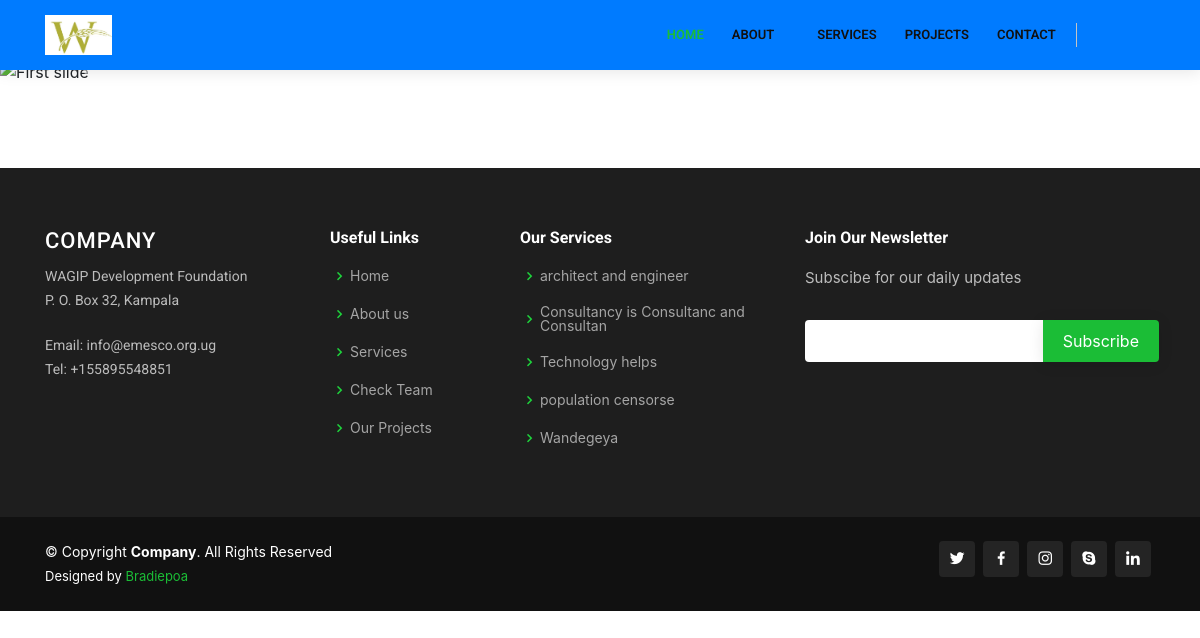
The app's page /events with its own data.
### mainweb/models.py (models this page shows, shortened)
class Location(models.Model):
    Company_name = models.CharField(max_length=200,unique=True)
    P_o_box_no = models.CharField(max_length=200,unique=True)
    date_created = models.DateField(auto_now_add=True, auto_now=False)
    laste_update = models.DateField(auto_now_add=False, auto_now=True)
    class Meta:
        verbose_name_plural = '03. Location'

class Email(models.Model):
    email= models.EmailField(unique=True)
    describe_email = models.CharField(max_length=200)
    date_created = models.DateField(auto_now_add=True, auto_now=False)
    laste_update = models.DateField(auto_now_add=False, auto_now=True)
    class Meta:
        verbose_name_plural = '02. Emails'

class OfficePhone(models.Model):
    Phone_number= models.CharField(max_length=13, unique=True)
    describe_Phone_number = models.CharField(max_length=200)
    date_created = models.DateField(auto_now_add=True, auto_now=False)
    laste_update = models.DateField(auto_now_add=False, auto_now=True)
    class Meta:
        verbose_name_plural = '01. Office Phone'

class Service(models.Model):
    name = models.CharField(max_length=200,unique=True)
    category = models.ForeignKey(serviceCategory, on_delete=models.CASCADE,)
    image = models.ImageField(upload_to ='services')
    description = RichTextField()
    created_by = models.CharField(max_length=200)
    is_published = models.BooleanField(default=True)
    date = models.DateField(auto_now_add=False, auto_now=False)
    date_created = models.DateField(auto_now_add=True, auto_now=False)
    laste_update = models.DateField(auto_now_add=False, auto_now=True)
    class Meta:
        verbose_name_plural = '15. Services'

### mainweb/views.py (the view)
# urls.py: path('events', views.eventView, name='events'),
def eventView(request):
	querry = CurrentAndPreviousEvents.objects.all()
	querryset = Service.objects.order_by('-date').filter(is_published=True)
	locate = Location.objects.all().order_by('-date_created')
	emailz = Email.objects.all().order_by('-date_created')
	phones = OfficePhone.objects.all().order_by('-date_created')
	context = {'locate':locate,'emailz':emailz,'phones':phones,'querryset':querryset}
	return render(request, 'mainweb/events.html', context)

### mainweb/templates/mainweb/events.html (shortened to what this page needs)
{% extends 'mainweb/main.html' %}
{% load static %}
{% block content %}
<main id="main">
  <section class="mb-4">
    <div id="carousel-example-2" class="carousel slide carousel-fade pointer-event" data-ride="carousel">
      <ol class="carousel-indicators">
      </ol>
      <div class="carousel-inner" role="listbox">
        <div class="carousel-item active">
          <div class="view">
            <img class="d-block w-100" src="https://mdbootstrap.com/img/Photos/Slides/img%20(68).webp" alt="First slide">
          </div>
          <div class="carousel-caption">
          </div>
        </div>
      </div>
      <a class="carousel-control-prev" href="#carousel-example-2" role="button" data-slide="prev">
        <span class="carousel-control-prev-icon" aria-hidden="true"></span>
      </a>
      <a class="carousel-control-next" href="#carousel-example-2" role="button" data-slide="next">
        <span class="carousel-control-next-icon" aria-hidden="true"></span>
      </a>
    </div>
  </section>
</main>
{% endblock content %}

### mainweb/templates/mainweb/footer.html
  <footer id="footer">
    <div class="footer-top">
      <div class="container">
        <div class="row">
          <div class="col-lg-3 col-md-6 footer-contact">
            <h3>Company</h3>
          {% for location in locate|slice:":1" %}
            <p>{{ location.Company_name }}</p>
            <p>{{ location.P_o_box_no }} </p>
          {% endfor %}
          <br>
          {% for emails in emailz|slice:":1" %}
            <p>Email: {{emails.email}}</p>
          {% endfor %}
          {% for phone in phones|slice:":1" %}
           <p>Tel: {{phone.Phone_number}}</p>
          {% endfor %}
          </div>
          <div class="col-lg-2 col-md-6 footer-links">
            <h4>Useful Links</h4>
            <ul>
              <li><i class="bx bx-chevron-right"></i> <a href="/">Home</a></li>
              <li><i class="bx bx-chevron-right"></i> <a href="{% url 'mainweb:aboutpage' %}">About us</a></li>
              <li><i class="bx bx-chevron-right"></i> <a href="{% url 'mainweb:servicespage' %}">Services</a></li>
              <li><i class="bx bx-chevron-right"></i> <a href="{% url 'mainweb:teampage' %}">Check Team</a></li>
              <li><i class="bx bx-chevron-right"></i> <a href="#">Our Projects</a></li>
            </ul>
          </div>
          <div class="col-lg-3 col-md-6 footer-links">
            <h4>Our Services</h4>
            <ul>
              {% for serv in querryset|slice:"5" %}
              <li><i class="bx bx-chevron-right"></i> <a href="{% url 'mainweb:service' serv.id %}">{{serv.name}}</a></li>
              {% endfor %}
            </ul>
          </div>
          <div class="col-lg-4 col-md-6 footer-newsletter">
            <h4>Join Our Newsletter</h4>
            <p>Subscibe for our daily updates</p>
            <form action="" method="">
              <input type="email" name="email"><input type="submit" value="Subscribe">
            </form>
          </div>
        </div>
      </div>
    </div>
    <div class="container d-md-flex py-4">
      <div class="mr-md-auto text-center text-md-left">
        <div class="copyright">
          &copy; Copyright <strong><span>Company</span></strong>. All Rights Reserved
        </div>
        <div class="credits">
          Designed by <a href="">Bradiepoa</a>
        </div>
      </div>
      <div class="social-links text-center text-md-right pt-3 pt-md-0">
        <a href="#" class="twitter"><i class="bx bxl-twitter"></i></a>
        <a href="#" class="facebook"><i class="bx bxl-facebook"></i></a>
        <a href="#" class="instagram"><i class="bx bxl-instagram"></i></a>
        <a href="#" class="google-plus"><i class="bx bxl-skype"></i></a>
        <a href="#" class="linkedin"><i class="bx bxl-linkedin"></i></a>
      </div>
    </div>
  </footer>

### static/assets/css/style.css (style rules this page uses)
a { color: #1bbd36; }
h1, h2, h3, h4, h5, h6 { font-family: "Roboto", sans-serif; }
section { padding: 60px 0; overflow: hidden; }
#footer { color: #fff; font-size: 14px; background: #111; }
#footer .footer-top { padding: 60px 0 30px 0; background: #1e1e1e; }
#footer .footer-top .footer-contact { margin-bottom: 30px; }
#footer .footer-top .footer-contact h3 { font-size: 22px; margin: 0 0 10px 0; padding: 2px 0 2px 0; line-height: 1; font-weight: 500; letter-spacing: 1px; text-transform: uppercase; color: #fff; }
#footer .footer-top .footer-contact p { font-size: 14px; line-height: 24px; margin-bottom: 0; font-family: "Roboto", sans-serif; color: rgba(255, 255, 255, 0.7); }
#footer .footer-top h4 { font-size: 16px; font-weight: bold; color: #fff; position: relative; padding-bottom: 12px; }
#footer .footer-top .footer-links { margin-bottom: 30px; }
#footer .footer-top .footer-links ul { list-style: none; padding: 0; margin: 0; }
#footer .footer-top .footer-links ul i { padding-right: 2px; color: #1ed33c; font-size: 18px; line-height: 1; }
#footer .footer-top .footer-links ul li { padding: 10px 0; display: flex; align-items: center; }
#footer .footer-top .footer-links ul li:first-child { padding-top: 0; }
#footer .footer-top .footer-links ul a { color: rgba(255, 255, 255, 0.6); transition: 0.3s; display: inline-block; line-height: 1; }
#footer .footer-newsletter { font-size: 15px; color: rgba(255, 255, 255, 0.7); }
#footer .footer-newsletter h4 { font-size: 16px; font-weight: bold; color: #fff; position: relative; padding-bottom: 12px; }
#footer .footer-newsletter form { margin-top: 30px; background: #fff; padding: 6px 10px; position: relative; border-radius: 4px 0 0 4px; text-align: left; }
#footer .footer-newsletter form input[type="email"] { border: 0; padding: 4px 8px; width: calc(100% - 100px); }
#footer .footer-newsletter form input[type="submit"] { position: absolute; top: 0; right: -4px; bottom: 0; border: 0; background: none; font-size: 16px; padding: 0 20px; background: #1bbd36; color: #fff; transition: 0.3s; border-radius: 0 4px 4px 0; box-shadow: 0px 2px 15px rgba(0, 0, 0, 0.1); }
#footer .credits { padding-top: 5px; font-size: 13px; color: #fff; }
#footer .social-links a { font-size: 18px; display: inline-block; background: rgba(255, 255, 255, 0.08); color: #fff; line-height: 1; padding: 8px 0; margin-right: 4px; border-radius: 4px; text-align: center; width: 36px; height: 36px; transition: 0.3s; }

### records on screen
Location: Company_name "WAGIP Development Foundation", P_o_box_no "P. O. Box 32, Kampala"
Email: email "info@emesco.org.ug"
OfficePhone: Phone_number "+155895548851"
Service: name "architect and engineer"
Service: name "Consultancy is Consultanc and Consultan"
Service: name "Technology helps"
Service: name "population censorse"
Service: name "Wandegeya"
